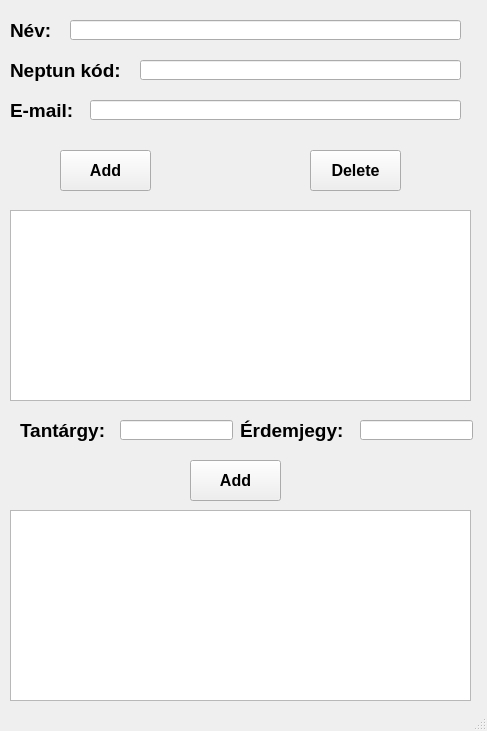
<?xml version="1.0" encoding="UTF-8"?>
<ui version="4.0">
 <class>MainWindow</class>
 <widget class="QMainWindow" name="MainWindow">
  <property name="geometry">
   <rect>
    <x>0</x>
    <y>0</y>
    <width>487</width>
    <height>731</height>
   </rect>
  </property>
  <property name="windowTitle">
   <string>MainWindow</string>
  </property>
  <widget class="QWidget" name="centralwidget">
   <widget class="QLabel" name="label">
    <property name="geometry">
     <rect>
      <x>10</x>
      <y>10</y>
      <width>101</width>
      <height>41</height>
     </rect>
    </property>
    <property name="font">
     <font>
      <pointsize>14</pointsize>
      <weight>75</weight>
      <bold>true</bold>
     </font>
    </property>
    <property name="text">
     <string>Név:</string>
    </property>
   </widget>
   <widget class="QLabel" name="label_2">
    <property name="geometry">
     <rect>
      <x>10</x>
      <y>50</y>
      <width>131</width>
      <height>41</height>
     </rect>
    </property>
    <property name="font">
     <font>
      <pointsize>14</pointsize>
      <weight>75</weight>
      <bold>true</bold>
     </font>
    </property>
    <property name="text">
     <string>Neptun kód:</string>
    </property>
   </widget>
   <widget class="QLabel" name="label_3">
    <property name="geometry">
     <rect>
      <x>10</x>
      <y>90</y>
      <width>101</width>
      <height>41</height>
     </rect>
    </property>
    <property name="font">
     <font>
      <pointsize>14</pointsize>
      <weight>75</weight>
      <bold>true</bold>
     </font>
    </property>
    <property name="text">
     <string>E-mail:</string>
    </property>
   </widget>
   <widget class="QLineEdit" name="name_input">
    <property name="geometry">
     <rect>
      <x>70</x>
      <y>20</y>
      <width>391</width>
      <height>20</height>
     </rect>
    </property>
   </widget>
   <widget class="QLineEdit" name="neptun_input">
    <property name="geometry">
     <rect>
      <x>140</x>
      <y>60</y>
      <width>321</width>
      <height>20</height>
     </rect>
    </property>
   </widget>
   <widget class="QLineEdit" name="email_input">
    <property name="geometry">
     <rect>
      <x>90</x>
      <y>100</y>
      <width>371</width>
      <height>20</height>
     </rect>
    </property>
   </widget>
   <widget class="QPushButton" name="student_add">
    <property name="geometry">
     <rect>
      <x>60</x>
      <y>150</y>
      <width>91</width>
      <height>41</height>
     </rect>
    </property>
    <property name="font">
     <font>
      <pointsize>12</pointsize>
      <weight>75</weight>
      <bold>true</bold>
     </font>
    </property>
    <property name="text">
     <string>Add</string>
    </property>
   </widget>
   <widget class="QPushButton" name="student_delete">
    <property name="geometry">
     <rect>
      <x>310</x>
      <y>150</y>
      <width>91</width>
      <height>41</height>
     </rect>
    </property>
    <property name="font">
     <font>
      <pointsize>12</pointsize>
      <weight>75</weight>
      <bold>true</bold>
     </font>
    </property>
    <property name="text">
     <string>Delete</string>
    </property>
   </widget>
   <widget class="QListWidget" name="student_list_widget">
    <property name="geometry">
     <rect>
      <x>10</x>
      <y>210</y>
      <width>461</width>
      <height>191</height>
     </rect>
    </property>
   </widget>
   <widget class="QLabel" name="label_4">
    <property name="geometry">
     <rect>
      <x>20</x>
      <y>410</y>
      <width>101</width>
      <height>41</height>
     </rect>
    </property>
    <property name="font">
     <font>
      <pointsize>14</pointsize>
      <weight>75</weight>
      <bold>true</bold>
     </font>
    </property>
    <property name="text">
     <string>Tantárgy:</string>
    </property>
   </widget>
   <widget class="QLabel" name="label_5">
    <property name="geometry">
     <rect>
      <x>240</x>
      <y>410</y>
      <width>111</width>
      <height>41</height>
     </rect>
    </property>
    <property name="font">
     <font>
      <pointsize>14</pointsize>
      <weight>75</weight>
      <bold>true</bold>
     </font>
    </property>
    <property name="text">
     <string>Érdemjegy:</string>
    </property>
   </widget>
   <widget class="QLineEdit" name="subject_input">
    <property name="geometry">
     <rect>
      <x>120</x>
      <y>420</y>
      <width>113</width>
      <height>20</height>
     </rect>
    </property>
   </widget>
   <widget class="QLineEdit" name="mark_input">
    <property name="geometry">
     <rect>
      <x>360</x>
      <y>420</y>
      <width>113</width>
      <height>20</height>
     </rect>
    </property>
   </widget>
   <widget class="QListWidget" name="marks_list_widget">
    <property name="geometry">
     <rect>
      <x>10</x>
      <y>510</y>
      <width>461</width>
      <height>191</height>
     </rect>
    </property>
   </widget>
   <widget class="QPushButton" name="mark_add">
    <property name="geometry">
     <rect>
      <x>190</x>
      <y>460</y>
      <width>91</width>
      <height>41</height>
     </rect>
    </property>
    <property name="font">
     <font>
      <pointsize>12</pointsize>
      <weight>75</weight>
      <bold>true</bold>
     </font>
    </property>
    <property name="text">
     <string>Add</string>
    </property>
   </widget>
  </widget>
  <widget class="QStatusBar" name="statusbar"/>
 </widget>
 <resources/>
 <connections/>
</ui>
